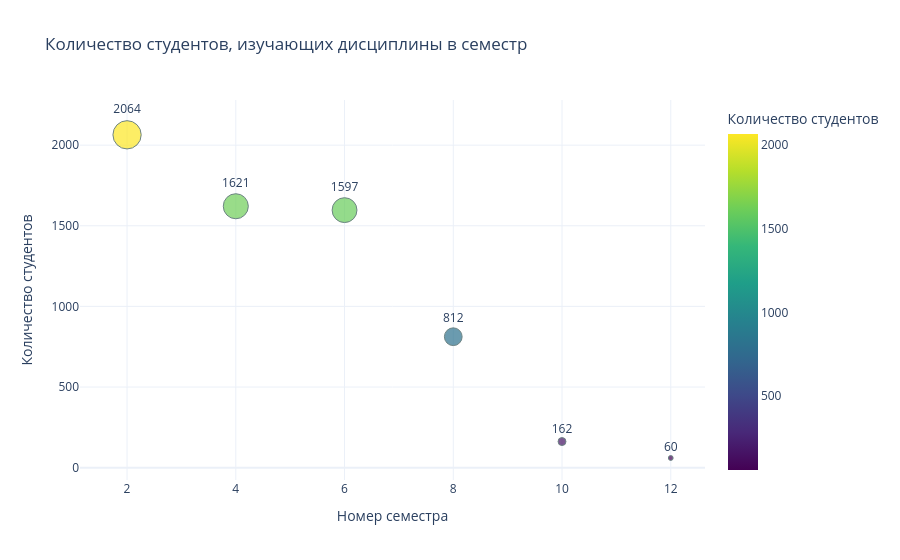

Notebook source saved alongside this figure:
### Markdown cell above
Построим точечную диаграмму количества студентов по каждому семестру. 

px.scatter() - передаем данные для построения диаграммы.

### Code cell
# Группируем по семестру и считаем количество уникальных студентов
df_grouped = df.groupby("Num_Sem")["userid"].nunique().reset_index()
df_grouped.rename(columns={"userid": "num_students"}, inplace=True)

# Строим точечную диаграмму (scatter plot)
fig = px.scatter(
    df_grouped, 
    x="Num_Sem", 
    y="num_students", 
    text="num_students",  # Подписи значений
    color="num_students", 
    size="num_students",  # Размер точек зависит от количества студентов
    title="Количество студентов, изучающих дисциплины в семестр",
    labels={"Num_Sem": "Семестр", "num_students": "Количество студентов"},
    color_continuous_scale="viridis"
)

fig.update_layout(
    xaxis_title="Номер семестра",
    yaxis_title="Количество студентов",
    template="plotly_white"
)

# Добавляем подписи точек выше самих точек
fig.update_traces(
    textposition='top center',
    marker=dict(
        line=dict(width=1, color='DarkSlateGrey')
    )
)

fig.show()

### Figure 1 — Plotly figure (JSON) as saved in the notebook; plotly's stock layout.template omitted (floating-point values rounded to 4 significant figures)
{"data": [{"hovertemplate": "Семестр=%{x}<br>Количество студентов=%{marker.color}<extra></extra>", "legendgroup": "", "marker": {"color": [2064, 1621, 1597, 812, 162, 60], "coloraxis": "coloraxis", "line": {"color": "DarkSlateGrey", "width": 1}, "size": [2064, 1621, 1597, 812, 162, 60], "sizemode": "area", "sizeref": 5.16, "symbol": "circle"}, "mode": "markers+text", "name": "", "orientation": "v", "showlegend": false, "text": [2064.0, 1621.0, 1597.0, 812.0, 162.0, 60.0], "textposition": "top center", "type": "scatter", "x": [2, 4, 6, 8, 10, 12], "xaxis": "x", "y": [2064, 1621, 1597, 812, 162, 60], "yaxis": "y"}], "layout": {"coloraxis": {"autocolorscale": false, "colorbar": {"title": {"text": "Количество студентов"}}, "colorscale": [[0.0, "#440154"], [0.1111, "#482878"], [0.2222, "#3e4989"], [0.3333, "#31688e"], [0.4444, "#26828e"], [0.5556, "#1f9e89"], [0.6667, "#35b779"], [0.7778, "#6ece58"], [0.8889, "#b5de2b"], [1.0, "#fde725"]]}, "legend": {"itemsizing": "constant", "tracegroupgap": 0}, "title": {"text": "Количество студентов, изучающих дисциплины в семестр"}, "xaxis": {"anchor": "y", "domain": [0.0, 1.0], "title": {"text": "Номер семестра"}}, "yaxis": {"anchor": "x", "domain": [0.0, 1.0], "title": {"text": "Количество студентов"}}}}
